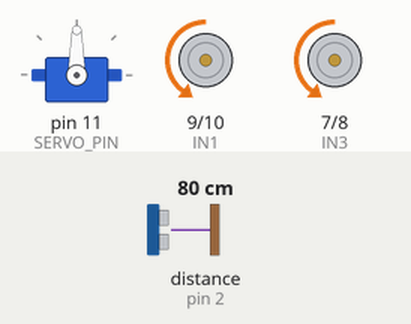
This sketch was run on a simulated Arduino Uno, built with avr-gcc and run on an emulated ATmega328P. Parts: servo, motor-driver pin pairs drawn as motors (green arrow = first pin HIGH = forward, orange = second pin HIGH = backward, longer = more drive, scaled by the enable pin). Wiring (inferred from the names in the program): ultrasonic range finder: trigger pin 3; echo pin 2. The test bench sets the inputs (shaded band); at power-on: distance to the obstacle (sensor on pin 2) 80 cm. The echo pulse lasts 58.3 µs per cm; what the sketch prints to the serial monitor is not drawn.

Above: at 2.2 s.
2.3 s: distance to the obstacle (sensor on pin 2) set to 17 cm
3.8 s: distance to the obstacle (sensor on pin 2) set to 13 cm
At 5.9 s:
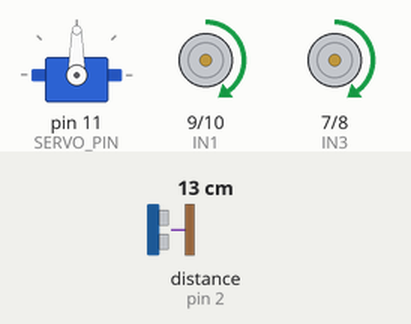
6.8 s: distance to the obstacle (sensor on pin 2) set to 299 cm
9.8 s: distance to the obstacle (sensor on pin 2) set to 2 cm
At 10.6 s:
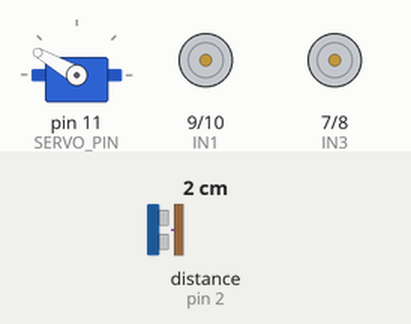
12.8 s: distance to the obstacle (sensor on pin 2) set to 18 cm
At 14.5 s:
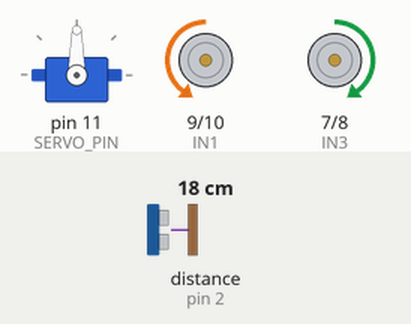
15.8 s: distance to the obstacle (sensor on pin 2) set to 4 cm
At 16.9 s:
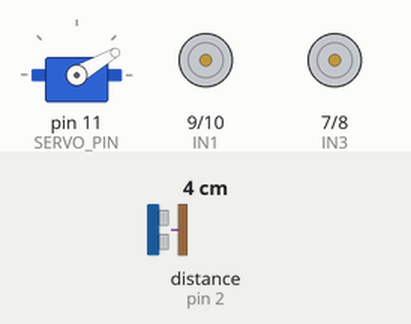
Timing chart, 0 to 19.8 s (numbered marks = the images above; inputs shaded):
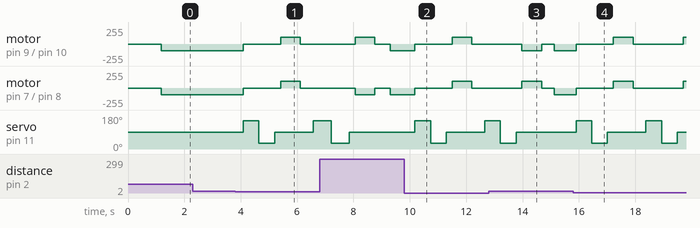

Measured:
- the behaviour switches between 16 and 15 cm on distance to the obstacle (sensor on pin 2) (found by bisection; images 0 and 1)
- after the input at 2.3 s, every drawn part: stays the same
- after the input at 3.8 s, motor on pin 9 (IN1) / pin 10 (IN2), motor on pin 7 (IN3) / pin 8 (IN4): backward 100/255 → stopped after 0.29 s, → forward 100/255 1.3 s later, → stopped 0.70 s later; servo on pin 11 (SERVO_PIN): 90° → 150° after 0.29 s, → 30° 0.56 s later, → 90° 0.56 s later, → 150° 1.4 s later
- after the input at 9.8 s, motor on pin 9 (IN1) / pin 10 (IN2), motor on pin 7 (IN3) / pin 8 (IN4): backward 100/255 → stopped after 0.38 s, → forward 100/255 1.3 s later, → stopped 0.70 s later; servo on pin 11 (SERVO_PIN): 90° → 150° after 0.38 s, → 30° 0.55 s later, → 90° 0.55 s later, → 150° 1.4 s later
- after the input at 12.8 s, servo on pin 11 (SERVO_PIN): goes on until 13.8 s, then stays 90°
- after the input at 15.8 s, motor on pin 9 (IN1) / pin 10 (IN2), motor on pin 7 (IN3) / pin 8 (IN4): backward 100/255 → stopped after 0.10 s, → forward 100/255 1.3 s later, → stopped 0.70 s later, → forward 100/255 1.8 s later

The sketch:

Codigo_Carro_A.ino
```cpp
#include <Servo.h>

#define TRIGGER_PIN 3
#define ECHO_PIN 2
#define SERVO_PIN 11
#define IN1 9
#define IN2 10
#define IN3 7
#define IN4 8
#define ENA 6
#define ENB 5

const int DISTANCIA_SEGURA = 15;  // cm
const int ANGULO_CENTRAL = 90;
const int ANG_ESQ = 150;
const int ANG_DIR = 30;

Servo servo;

void robo_frente() {
  digitalWrite(IN1, LOW);
  digitalWrite(IN2, HIGH);
  digitalWrite(IN3, LOW);
  digitalWrite(IN4, HIGH);
}

void robo_re() {
  digitalWrite(IN1, HIGH);
  digitalWrite(IN2, LOW);
  digitalWrite(IN3, HIGH);
  digitalWrite(IN4, LOW);
}

void robo_esquerda() {
  digitalWrite(IN1, LOW);
  digitalWrite(IN2, HIGH);
  digitalWrite(IN3, HIGH);
  digitalWrite(IN4, LOW);
}

void robo_direita() {
  digitalWrite(IN1, HIGH);
  digitalWrite(IN2, LOW);
  digitalWrite(IN3, LOW);
  digitalWrite(IN4, HIGH);
}

void robo_parado() {
  digitalWrite(IN1, LOW);
  digitalWrite(IN2, LOW);
  digitalWrite(IN3, LOW);
  digitalWrite(IN4, LOW);
}

float medirDistancia() {
  digitalWrite(TRIGGER_PIN, LOW);
  delayMicroseconds(2);
  digitalWrite(TRIGGER_PIN, HIGH);
  delayMicroseconds(10);
  digitalWrite(TRIGGER_PIN, LOW);

  long duracao = pulseIn(ECHO_PIN, HIGH, 30000);

  if (duracao == 0){
    return 400;
  }

  float distancia = (duracao * 0.0343) / 2.0;
  return distancia;
}

float distanciaMedia(int amostras = 5) {
  float soma = 0;
  for (int i = 0; i < amostras; i++) {
    float d = medirDistancia();
    soma += d;
    delay(30);
  }
  return soma / amostras;
}

void setup() {
  Serial.begin(9600);

  pinMode(IN1, OUTPUT);
  pinMode(IN2, OUTPUT);
  pinMode(IN3, OUTPUT);
  pinMode(IN4, OUTPUT);
  pinMode(ENA, OUTPUT);
  pinMode(ENB, OUTPUT);
  pinMode(TRIGGER_PIN, OUTPUT);
  pinMode(ECHO_PIN, INPUT);

  analogWrite(ENA, 100);
  analogWrite(ENB, 100);

  servo.attach(SERVO_PIN);
  servo.write(ANGULO_CENTRAL);
  delay(1000);

  Serial.println("Sistema iniciado!");
}

void loop() {
  float distFrente = distanciaMedia();
  Serial.print("Distância frontal: ");
  Serial.println(distFrente);

  if (distFrente > DISTANCIA_SEGURA) {
    robo_frente();
  } else {
    robo_parado();
    Serial.println("Obstáculo detectado!");

    servo.write(ANG_ESQ);
    delay(400);
    float distEsq = distanciaMedia();

    servo.write(ANG_DIR);
    delay(400);
    float distDir = distanciaMedia();

    servo.write(ANGULO_CENTRAL);
    delay(200);

    Serial.print("Dist esquerda: "); Serial.print(distEsq);
    Serial.print(" | Dist direita: "); Serial.println(distDir);

    if (distEsq > distDir && distEsq > DISTANCIA_SEGURA) {
      Serial.println("Virando à esquerda...");
      robo_esquerda();
      delay(700);
    } else if (distDir > distEsq && distDir > DISTANCIA_SEGURA) {
      Serial.println("Virando à direita...");
      robo_direita();
      delay(700);
    } else {
      Serial.println("Sem caminho livre — recuando...");
      robo_re();
      delay(700);
    }

    robo_parado();
    delay(200);
  }

  delay(100);
}
```
